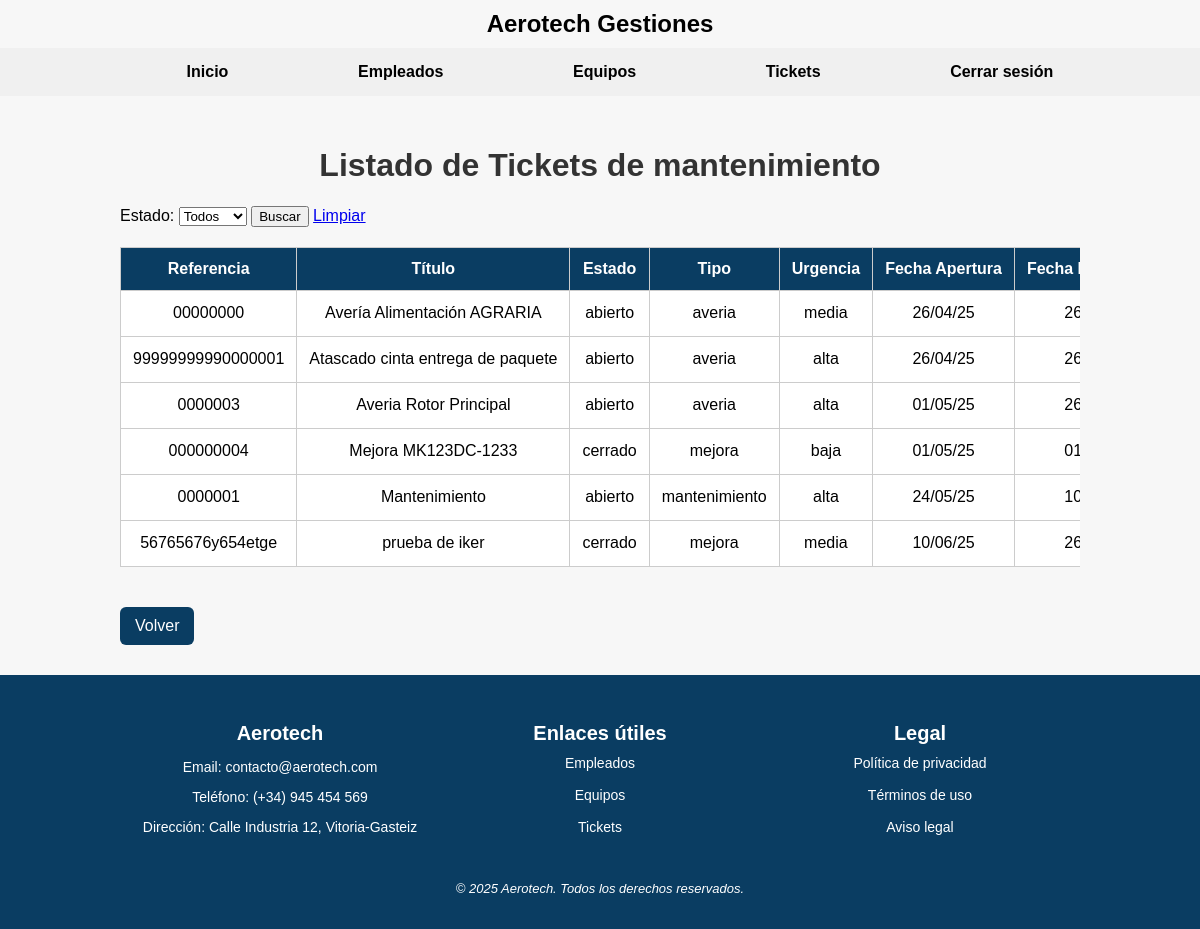
Before: /Aerotech/tickets/ (signed in) with the older database file.
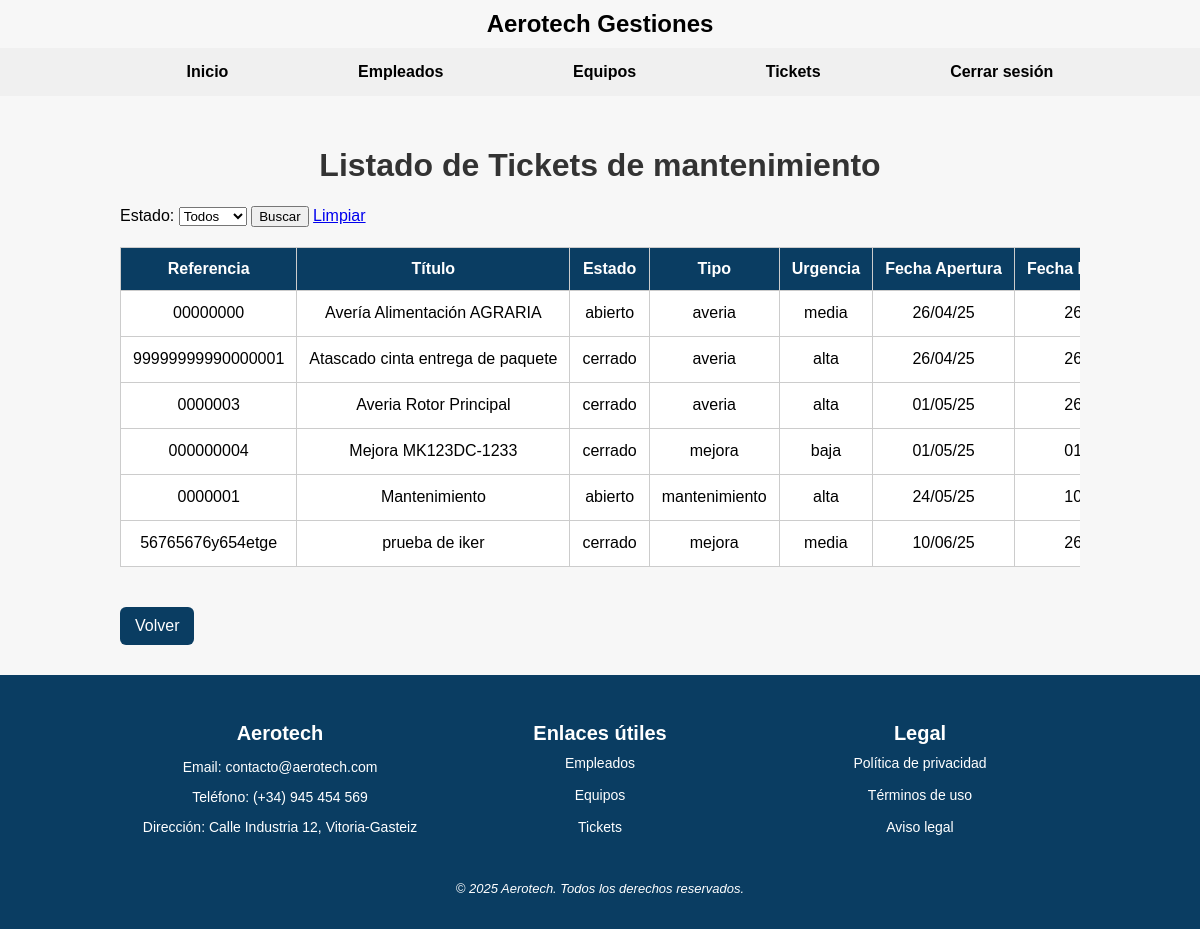
After: the same page with the newer database file.
### Aerotech/models.py (models this page shows, shortened)
class Ticket(models.Model):
    URGENCIA = [
        ('alta', 'Alta'),
        ('media', 'Media'),
        ('baja', 'Baja')
        ]
    TIPO = [
        ('averia', 'Avería'),
        ('mejora', 'Mejora'),
        ('mantenimiento', 'Mantenimiento')
    ]
    ESTADO = [
        ('abierto', 'Abierto'),
        ('cerrado', 'Cerrado')
    ]
    referencia = models.CharField(max_length=100, unique=True)
    titulo = models.CharField(max_length=200)
    descripcion = models.TextField()
    fecha_apertura = models.DateField(auto_now_add=True)
    fecha_resolucion = models.DateField(null=True, blank=True)
    urgencia = models.CharField(max_length=10, choices=URGENCIA)
    tipo = models.CharField(max_length=15, choices=TIPO)
    estado = models.CharField(max_length=10, choices=ESTADO)
    empleado = models.ForeignKey(Empleado, on_delete=models.SET_NULL, null=True)
    equipos = models.ManyToManyField(Equipo)

### Aerotech/views.py (the view)
# urls.py: path('tickets/', views.ListaTickets.as_view(), name='lista-tickets'),
class ListaTickets(ListView):
    model = Ticket
    template_name = 'lista_tickets.html'
    context_object_name = 'tickets'
    def get_queryset(self):
        queryset = super().get_queryset()
        estado = self.request.GET.get('estado')
        if estado:
            queryset = queryset.filter(estado=estado)
        return queryset
    def dispatch(self, request, *args, **kwargs):  # Prueba para el logger y protección de navegación
        if "empleado_id" not in request.session:
            return redirect("login-empleado")
        return super().dispatch(request, *args, **kwargs)
    def get_context_data(self, **kwargs):
        context = super().get_context_data(**kwargs)
        estados = Ticket.objects.values_list('estado', flat=True)
        context['estados'] = list(set(estados))
        return context

### Aerotech/templates/lista_tickets.html (shortened to what this page needs)
{% extends 'base.html' %}
{% load static %}
{% block content %}
<h1>Listado de Tickets de mantenimiento</h1>
<form method="get" class="mb-3">
  <label>Estado:</label>
  <select name="estado">
    <option value="">Todos</option>
  </select>
  <button type="submit">Buscar</button>
  <a href="{% url 'lista-tickets' %}">Limpiar</a>
</form>
<div class="lista_informacion">
  <table>
    <thead>
      <tr>
        <th>Referencia</th>
        <th>Título</th>
        <th>Estado</th>
        <th>Tipo</th>
        <th>Urgencia</th>
        <th>Fecha Apertura</th>
        <th>Fecha Resolución</th>
      </tr>
    </thead>
    <tbody>
      {% for ticket in tickets %}
      <tr id="ticket-{{ ticket.id }}">
        <td>{{ ticket.referencia }}</td>
        <td>{{ ticket.titulo }}</td>
        <td class="estado">{{ ticket.estado }}</td>
        <td>{{ ticket.tipo }}</td>
        <td>{{ ticket.urgencia }}</td>
        <td>{{ ticket.fecha_apertura|date:"d/m/y" }}</td>
        <td>{{ ticket.fecha_resolucion|date:"d/m/y" }}</td>
      </tr>
      {% empty %}
      <tr>
        <td colspan="7">No se encontraron tickets con ese estado.</td>
      </tr>
      {% endfor %}
    </tbody>
  </table>
</div>
<a class="btn" href="{% url 'home' %}">Volver</a>
{% endblock %}

### Aerotech/templates/Base.html (shortened to what this page needs)
<!doctype html>
<html lang="es">
{% load static %}
<head>
    <link rel="stylesheet" href="{% static 'css/estilos.css' %}" />
</head>
<body>
    <header>
        <h1>Aerotech Gestiones</h1>
    </header>
    <nav>
        <ul>
            <li><a href="{% url 'home' %}">Inicio</a></li>
            {% if request.session.empleado_id %}
                <li><a href="{% url 'lista-empleados' %}">Empleados</a></li>
                <li><a href="{% url 'lista-equipos' %}">Equipos</a></li>
                <li><a href="{% url 'lista-tickets' %}">Tickets</a></li>
                <li><a href="{% url 'logout-empleado' %}">Cerrar sesión</a></li>
            {% else %}
                <li><a href="{% url 'login-empleado' %}">Iniciar sesión</a></li>
            {% endif %}
        </ul>
    </nav>
    <main>
        {% block content %}
        {% endblock %}
    </main>
   <footer>
    <div class="contenedor-footer">
        <div class="contacto">
            <h2>Aerotech</h2>
            <p>Email: contacto@aerotech.com</p>
            <p>Teléfono: (+34) 945 454 569</p>
            <p>Dirección: Calle Industria 12, Vitoria-Gasteiz</p>
        </div>
        <div class="enlaces">
            <h2>Enlaces útiles</h2>
            <ul>
                <li><a href="{% url 'lista-empleados' %}">Empleados</a></li>
                <li><a href="{% url 'lista-equipos' %}">Equipos</a></li>
                <li><a href="{% url 'lista-tickets' %}">Tickets</a></li>
            </ul>
        </div>
        <div class="legal">
            <h2>Legal</h2>
            <ul>
                <li><a href="https://www.privacypolicies.com/live/9d6de6b4-80f4-40c6-9232-d4abdc58b8f9" target="_blank">Política de privacidad</a></li>
                <li><a href="https://www.termsfeed.com/live/2b4e7f90-3e99-4a44-8cc5-739e8aa362a6" target="_blank">Términos de uso</a></li>
                <li><a href="https://www.avisolegal.com/ejemplo-aviso-legal" target="_blank">Aviso legal</a></li>
            </ul>
        </div>
    </div>
    <div class="derechos">
        <p>&copy; 2025 Aerotech. Todos los derechos reservados.</p>
    </div>
</footer>
</body>
</html>

### static/css/estilos.css (style rules this page uses)
header h1 { display: flex; justify-content: center; font-size: 24px; color: black; margin: 10px; }
nav { background-color: #f0f0f0; padding: 10px 20px; }
nav ul { list-style: none; margin: 0px 2px; display: flex; justify-content: space-evenly; }
nav li { margin: 5px; }
nav a { text-decoration: none; color: black; font-weight: bold; }
main { max-width: 960px; margin: 30px auto; padding: 0 10px; flex: 1; }
html, body { height: 100%; padding: 0; display: flex; flex-direction: column; font-family: Arial, sans-serif; margin: 0px; background-color: #f7f7f7; }
footer { background-color: #0a3d62; color: white; padding: 20px 0; font-size: 14px; font-weight: 400; width: 100%; box-sizing: border-box; text-align: center; }
.contenedor-footer { max-width: 960px; margin: 0 auto; padding: 0 20px; display: flex; justify-content: space-evenly; flex-wrap: wrap; }
.contacto, .enlaces, .legal { flex: 1; min-width: 200px; padding: 10px; text-align: center; }
footer h2 { font-size: 20px; margin-bottom: 10px; font-weight: 600; color: white; line-height: 1.2; text-align: center; }
.contacto p { margin-bottom: 6px; display: flex; justify-content: center; }
.enlaces ul, .legal ul { padding: 0; margin: 0; list-style: none; }
.enlaces li, .legal li { margin-bottom: 16px; }
.enlaces a, .legal a { color: white; text-decoration: none; font-size: 14px; display: flex; justify-content: center; }
.derechos { margin-top: 20px; text-align: center; font-size: 13px; font-style: italic; }
h1 { color: #333; text-align: center; }
.lista_informacion { overflow-x: auto; margin: 0 auto; max-width: 100%; }
table { min-width: 800px; margin: 20px auto; border-collapse: collapse; background-color: white; }
th, td { border: 1px solid #ccc; padding: 12px; text-align: center; white-space: nowrap; }
th { background-color: #0a3d62; color: white; }
.btn { display: inline-block; margin-top: 20px; padding: 10px 15px; background-color: #0a3d62; color: white; text-decoration: none; border-radius: 6px; transition: background-color 0.3s ease; }

Changed rows visible on the page:
changed Ticket "Atascado cinta entrega de paquete": estado "abierto" → "cerrado"
changed Ticket "Averia Rotor Principal": estado "abierto" → "cerrado"
